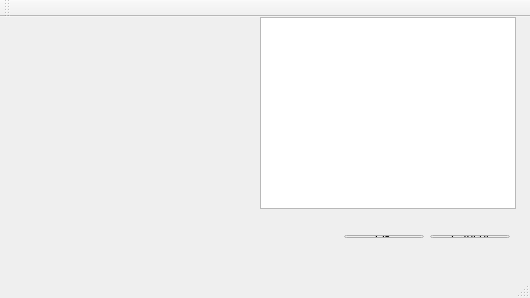
<?xml version="1.0" encoding="UTF-8"?>
<ui version="4.0">
 <class>imgprocClass</class>
 <widget class="QMainWindow" name="imgprocClass">
  <property name="geometry">
   <rect>
    <x>0</x>
    <y>0</y>
    <width>530</width>
    <height>298</height>
   </rect>
  </property>
  <property name="windowTitle">
   <string>imgproc</string>
  </property>
  <widget class="QWidget" name="centralWidget">
   <widget class="QLabel" name="imageLabel">
    <property name="geometry">
     <rect>
      <x>9</x>
      <y>9</y>
      <width>241</width>
      <height>181</height>
     </rect>
    </property>
    <property name="text">
     <string/>
    </property>
   </widget>
   <widget class="QWidget" name="layoutWidget">
    <property name="geometry">
     <rect>
      <x>9</x>
      <y>207</y>
      <width>512</width>
      <height>25</height>
     </rect>
    </property>
    <layout class="QHBoxLayout" name="horizontalLayout">
     <item>
      <spacer name="horizontalSpacer">
       <property name="orientation">
        <enum>Qt::Horizontal</enum>
       </property>
       <property name="sizeHint" stdset="0">
        <size>
         <width>348</width>
         <height>20</height>
        </size>
       </property>
      </spacer>
     </item>
     <item>
      <widget class="QPushButton" name="okButton">
       <property name="text">
        <string>OK</string>
       </property>
      </widget>
     </item>
     <item>
      <widget class="QPushButton" name="cancelButton">
       <property name="text">
        <string>Cancel</string>
       </property>
      </widget>
     </item>
    </layout>
   </widget>
   <widget class="QListView" name="dstImageView">
    <property name="geometry">
     <rect>
      <x>260</x>
      <y>0</y>
      <width>256</width>
      <height>192</height>
     </rect>
    </property>
   </widget>
  </widget>
  <widget class="QMenuBar" name="menuBar">
   <property name="geometry">
    <rect>
     <x>0</x>
     <y>0</y>
     <width>530</width>
     <height>23</height>
    </rect>
   </property>
  </widget>
  <widget class="QToolBar" name="mainToolBar">
   <attribute name="toolBarArea">
    <enum>TopToolBarArea</enum>
   </attribute>
   <attribute name="toolBarBreak">
    <bool>false</bool>
   </attribute>
  </widget>
  <widget class="QStatusBar" name="statusBar"/>
 </widget>
 <layoutdefault spacing="6" margin="11"/>
 <resources>
  <include location="imgproc.qrc"/>
 </resources>
 <connections/>
</ui>
